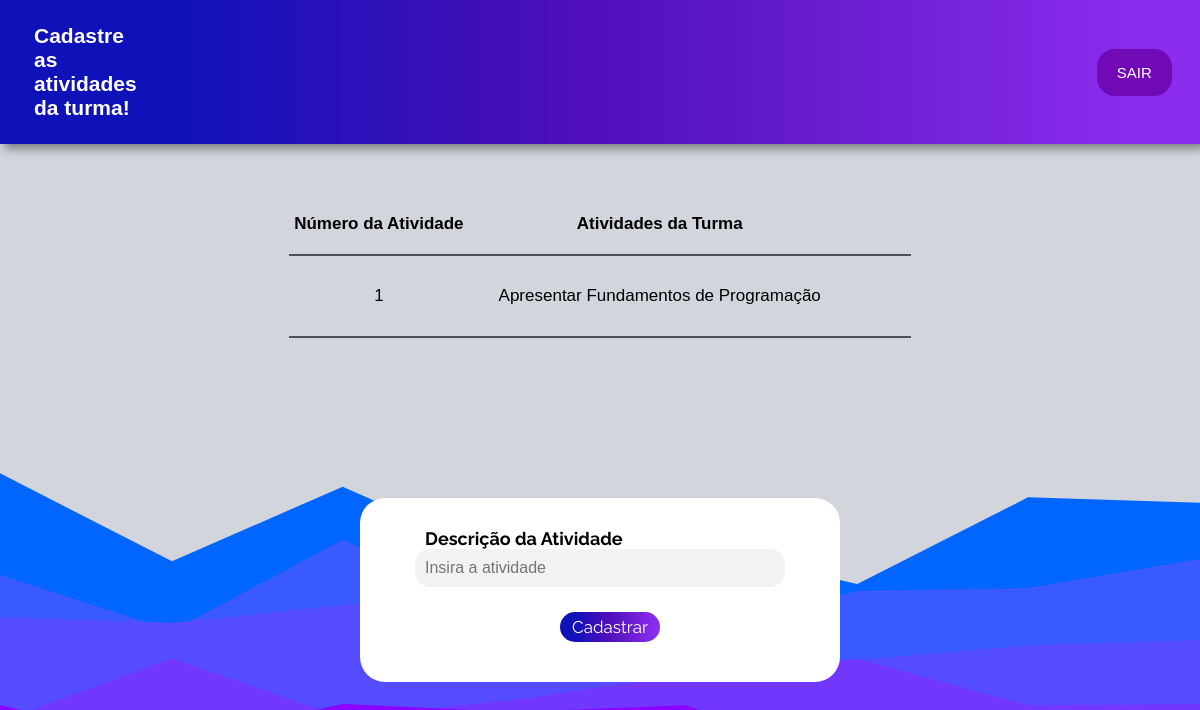
/lista_atividade/1, run on an earlier commit of the app's database.
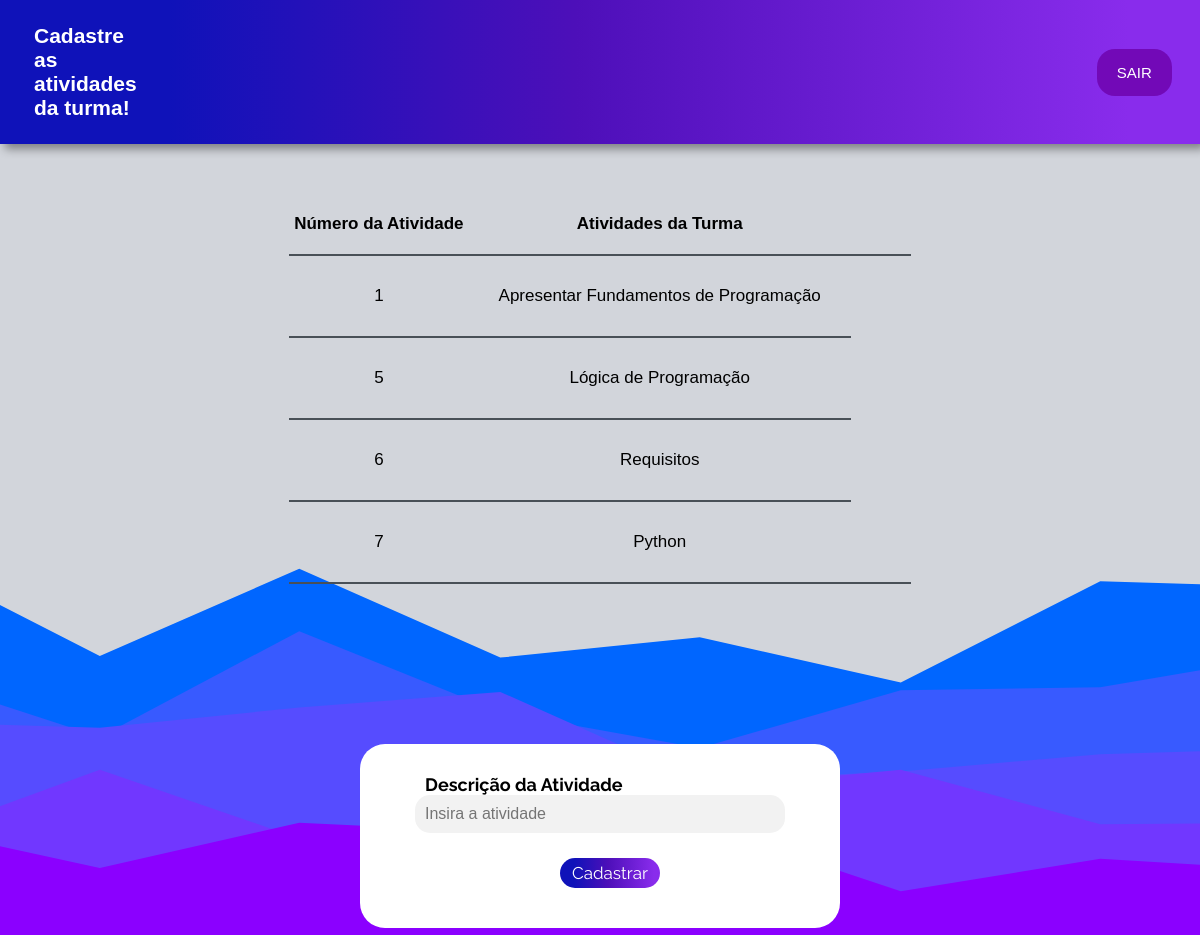
And on a later commit of the database.
### App_Escola/models.py (models this page shows)
class Atividade(models.Model):
    nome_atividade = models.CharField(max_length=120)
    id_turma = models.ForeignKey(Turma, null=True, on_delete=models.PROTECT)
    def __str__(self):
        return self.nome_atividade

### App_Escola/views.py (the view)
# urls.py: path('lista_atividade/<int:id_selecionado>', views.lista_atividade, name='lista_atividade' ),
def lista_atividade(request, id_selecionado):
    print(f'captura da turma {id_selecionado}')
    dados_turma = Turma.objects.filter(id=id_selecionado).values('nome_turma', 'id')
    print(f'dados da Turma {dados_turma}')
    atividades_da_turma = Atividade.objects.filter(id_turma = id_selecionado)
    print(f'Atividaes retornadas {atividades_da_turma}')
    print(id_selecionado)
    return render(request, 'CadastroAtividade.html',
                  {'atividades_da_turma': atividades_da_turma,
                   'id_selecionado':id_selecionado })

### App_Escola/templates/CadastroAtividade.html (shortened to what this page needs)
{% load static %}
<html>
<head>
    <link rel="stylesheet" type="text/css" href="{% static '../static/css/cad_atividade.css' %}">
</head>
<body>
    <header>
        <nav>
            <div class="nav-bar">
                <h1>Cadastre as atividades da turma!</h1>
                <button>SAIR</button>
            </div>
        </nav>
    </header>
    <main>
        <div class="tabela" style="display: flex;justify-content: center;align-items: center;padding-top: 50px;">
            <table style="border-collapse: collapse;padding: 30px;text-align: center;font-family: 'Roboto-Condensed', sans-serif;font-size: 17px;border-bottom: 2px solid #495057;gap: 10px;">
                <tr>
                    <th style="padding: 5px;">Número da Atividade</th>
                    <th style="padding: 5px;">Atividades da Turma</th>
                    <td></td>
                </tr>
                {% for igs in atividades_da_turma %}
                <tr>
                    <td>{{igs.id}}</td>
                    <td>{{igs.nome_atividade}}</td>
                </tr>
                {% endfor %}
            </table>
        </div>
        <div class="form-turma">
            <div class="turmas">
                <form id="form" class="form" action="{% url 'salvar_atividade_nova' %}" method="post">{% csrf_token %}
                    <label for="descrition">Descrição da Atividade</label>
                    <input type="text" id="nome_atividade" name="nome_atividade" value="" placeholder="Insira a atividade">
                    <button type="submit" class="btn_conf_cancel btn_confirmar"><a href="/salvar_atividade_nova/{{id_turma}}"></a>Cadastrar</button>
                </form>
            </div>
        </div>
    </main>
</body>
</html>

### App_Escola/static/css/cad_atividade.css (style rules this page uses)
* { margin: 0px; padding: 0px; }
body { background-color: #caf0f8; font-family: "Raleway", sans-serif; background-image: url('../imagens/fundo_login.svg'); background-size: cover; background-position: center; }
header { display: flex; padding: 3vh; justify-content: space-around; align-items: center; font-family: "Roboto-Condensed", sans-serif; font-size: 14px; color: #ffff; background: linear-gradient(90deg, rgba(15, 18, 185, 1) 14%, rgba(77, 15, 185, 1) 48%, rgba(137, 44, 236, 1) 94%); filter: drop-shadow(5px 5px 5px rgba(0 0 0 / 40%)); }
.nav-bar { display: flex; justify-content: space-around; align-items: center; padding: 0 10px 0 10px; }
.nav-bar h1 { padding-right: 120vh; align-items: center; }
.nav-bar button { display: flex; padding: 15px 20px 15px 20px; border: none; background-color: #7209B7; border-radius: 18px; color: white; font-family: "Roboto-Condensed", sans-serif; font-size: 15px; }
.form-turma form { width: 30rem; display: flex; flex-direction: column; border-radius: 25px; justify-content: center; background-color: #fff; }
.form-turma input { display: flex; justify-content: center; width: 370px; margin-bottom: 15px; font-size: 16px; border-radius: 15px; padding: 10px; border: none; background-color: #f2f2f2; margin-left: 55px; }
.form-turma label { padding-top: 30px; display: flex; width: 280px; font-size: 18px; padding-left: 10px; margin-left: 55px; color: black; font-weight: bold; }
.form-turma button { display: flex; width: 100px; justify-content: center; padding-top: 5px; padding-bottom: 5px; border: none; border-radius: 15px; background: linear-gradient(90deg, rgba(15, 18, 185, 1) 14%, rgba(77, 15, 185, 1) 48%, rgba(137, 44, 236, 1) 94%); color: #fff; font-size: 15px; margin-top: 10px; margin-bottom: 40px; margin-left: 200px; font-size: 17px; font-family: "Raleway", sans-serif; }
.turmas { display: flex; align-content: center; justify-content: center; align-items: center; margin-top: 20vh; }
.tabela { display: flex; justify-content: center; align-items: center; padding-top: 50px; }
table, th, td { border-collapse: collapse; padding: 30px; text-align: center; font-family: "Roboto-Condensed", sans-serif; font-size: 17px; border-bottom: 2px solid #495057; }

What changed in the data, as far as the page shows it:
added Atividade: id "5", nome_atividade "Lógica de Programação"
added Atividade: id "6", nome_atividade "Requisitos"
added Atividade: id "7", nome_atividade "Python"
